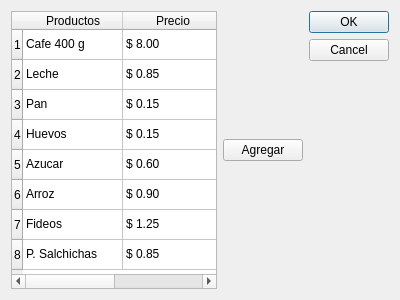
<?xml version="1.0" encoding="UTF-8"?>
<ui version="4.0">
 <class>Dialog2</class>
 <widget class="QDialog" name="Dialog2">
  <property name="geometry">
   <rect>
    <x>0</x>
    <y>0</y>
    <width>400</width>
    <height>300</height>
   </rect>
  </property>
  <property name="windowTitle">
   <string>Dialog</string>
  </property>
  <layout class="QHBoxLayout" name="horizontalLayout">
   <item>
    <widget class="QTableWidget" name="tableWidget">
     <row>
      <property name="text">
       <string>1</string>
      </property>
     </row>
     <row>
      <property name="text">
       <string>2</string>
      </property>
     </row>
     <row>
      <property name="text">
       <string>3</string>
      </property>
     </row>
     <row>
      <property name="text">
       <string>4</string>
      </property>
     </row>
     <row>
      <property name="text">
       <string>5</string>
      </property>
     </row>
     <row>
      <property name="text">
       <string>6</string>
      </property>
     </row>
     <row>
      <property name="text">
       <string>7</string>
      </property>
     </row>
     <row>
      <property name="text">
       <string>8</string>
      </property>
     </row>
     <column>
      <property name="text">
       <string>Productos</string>
      </property>
     </column>
     <column>
      <property name="text">
       <string>Precio</string>
      </property>
     </column>
     <item row="0" column="0">
      <property name="text">
       <string>Cafe 400 g</string>
      </property>
     </item>
     <item row="0" column="1">
      <property name="text">
       <string>$ 8.00</string>
      </property>
     </item>
     <item row="1" column="0">
      <property name="text">
       <string>Leche</string>
      </property>
     </item>
     <item row="1" column="1">
      <property name="text">
       <string>$ 0.85</string>
      </property>
     </item>
     <item row="2" column="0">
      <property name="text">
       <string>Pan</string>
      </property>
     </item>
     <item row="2" column="1">
      <property name="text">
       <string>$ 0.15</string>
      </property>
     </item>
     <item row="3" column="0">
      <property name="text">
       <string>Huevos</string>
      </property>
     </item>
     <item row="3" column="1">
      <property name="text">
       <string>$ 0.15</string>
      </property>
     </item>
     <item row="4" column="0">
      <property name="text">
       <string>Azucar</string>
      </property>
     </item>
     <item row="4" column="1">
      <property name="text">
       <string>$ 0.60</string>
      </property>
     </item>
     <item row="5" column="0">
      <property name="text">
       <string>Arroz</string>
      </property>
     </item>
     <item row="5" column="1">
      <property name="text">
       <string>$ 0.90</string>
      </property>
     </item>
     <item row="6" column="0">
      <property name="text">
       <string>Fideos</string>
      </property>
     </item>
     <item row="6" column="1">
      <property name="text">
       <string>$ 1.25</string>
      </property>
     </item>
     <item row="7" column="0">
      <property name="text">
       <string>P. Salchichas</string>
      </property>
     </item>
     <item row="7" column="1">
      <property name="text">
       <string>$ 0.85</string>
      </property>
     </item>
    </widget>
   </item>
   <item>
    <spacer name="horizontalSpacer">
     <property name="orientation">
      <enum>Qt::Horizontal</enum>
     </property>
     <property name="sizeHint" stdset="0">
      <size>
       <width>40</width>
       <height>20</height>
      </size>
     </property>
    </spacer>
   </item>
   <item>
    <widget class="QPushButton" name="Agregar">
     <property name="text">
      <string>Agregar</string>
     </property>
    </widget>
   </item>
   <item>
    <widget class="QDialogButtonBox" name="buttonBox">
     <property name="orientation">
      <enum>Qt::Vertical</enum>
     </property>
     <property name="standardButtons">
      <set>QDialogButtonBox::Cancel|QDialogButtonBox::Ok</set>
     </property>
    </widget>
   </item>
  </layout>
 </widget>
 <resources/>
 <connections>
  <connection>
   <sender>buttonBox</sender>
   <signal>accepted()</signal>
   <receiver>Dialog2</receiver>
   <slot>accept()</slot>
   <hints>
    <hint type="sourcelabel">
     <x>248</x>
     <y>254</y>
    </hint>
    <hint type="destinationlabel">
     <x>157</x>
     <y>274</y>
    </hint>
   </hints>
  </connection>
  <connection>
   <sender>buttonBox</sender>
   <signal>rejected()</signal>
   <receiver>Dialog2</receiver>
   <slot>reject()</slot>
   <hints>
    <hint type="sourcelabel">
     <x>316</x>
     <y>260</y>
    </hint>
    <hint type="destinationlabel">
     <x>286</x>
     <y>274</y>
    </hint>
   </hints>
  </connection>
 </connections>
</ui>
